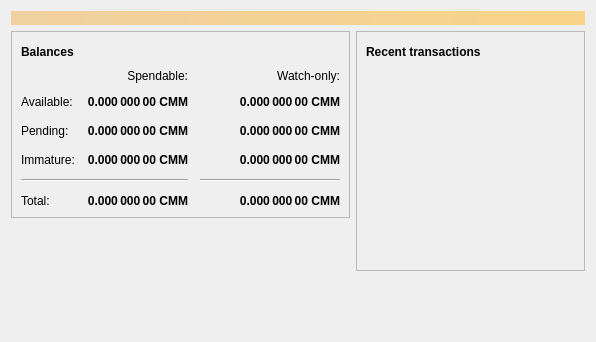
<?xml version="1.0" encoding="UTF-8"?>
<ui version="4.0">
 <class>OverviewPage</class>
 <widget class="QWidget" name="OverviewPage">
  <property name="geometry">
   <rect>
    <x>0</x>
    <y>0</y>
    <width>596</width>
    <height>342</height>
   </rect>
  </property>
  <property name="windowTitle">
   <string>Form</string>
  </property>
  <layout class="QVBoxLayout" name="topLayout">
   <item>
    <widget class="QLabel" name="labelAlerts">
     <property name="visible">
      <bool>false</bool>
     </property>
     <property name="styleSheet">
      <string notr="true">QLabel { background-color: qlineargradient(x1: 0, y1: 0, x2: 1, y2: 0, stop:0 #F0D0A0, stop:1 #F8D488); color:#000000; }</string>
     </property>
     <property name="wordWrap">
      <bool>true</bool>
     </property>
     <property name="margin">
      <number>3</number>
     </property>
     <property name="textInteractionFlags">
      <set>Qt::TextSelectableByMouse</set>
     </property>
    </widget>
   </item>
   <item>
    <layout class="QHBoxLayout" name="horizontalLayout" stretch="1,1">
     <item>
      <layout class="QVBoxLayout" name="verticalLayout_2">
       <item>
        <widget class="QFrame" name="frame">
         <property name="frameShape">
          <enum>QFrame::StyledPanel</enum>
         </property>
         <property name="frameShadow">
          <enum>QFrame::Raised</enum>
         </property>
         <layout class="QVBoxLayout" name="verticalLayout_4">
          <item>
           <layout class="QHBoxLayout" name="horizontalLayout_4">
            <item>
             <widget class="QLabel" name="label_5">
              <property name="font">
               <font>
                <weight>75</weight>
                <bold>true</bold>
               </font>
              </property>
              <property name="text">
               <string>Balances</string>
              </property>
             </widget>
            </item>
            <item>
             <widget class="QPushButton" name="labelWalletStatus">
              <property name="enabled">
               <bool>true</bool>
              </property>
              <property name="maximumSize">
               <size>
                <width>30</width>
                <height>16777215</height>
               </size>
              </property>
              <property name="toolTip">
               <string>The displayed information may be out of date. Your wallet automatically synchronizes with the Commercium network after a connection is established, but this process has not completed yet.</string>
              </property>
              <property name="text">
               <string/>
              </property>
              <property name="icon">
               <iconset resource="../commercium.qrc">
                <normaloff>:/icons/warning</normaloff>
                <disabledoff>:/icons/warning</disabledoff>:/icons/warning</iconset>
              </property>
              <property name="iconSize">
               <size>
                <width>24</width>
                <height>24</height>
               </size>
              </property>
              <property name="flat">
               <bool>true</bool>
              </property>
             </widget>
            </item>
            <item>
             <spacer name="horizontalSpacer_3">
              <property name="orientation">
               <enum>Qt::Horizontal</enum>
              </property>
              <property name="sizeHint" stdset="0">
               <size>
                <width>40</width>
                <height>20</height>
               </size>
              </property>
             </spacer>
            </item>
           </layout>
          </item>
          <item>
           <layout class="QGridLayout" name="gridLayout">
            <property name="spacing">
             <number>12</number>
            </property>
            <item row="2" column="2">
             <widget class="QLabel" name="labelWatchPending">
              <property name="font">
               <font>
                <weight>75</weight>
                <bold>true</bold>
               </font>
              </property>
              <property name="cursor">
               <cursorShape>IBeamCursor</cursorShape>
              </property>
              <property name="toolTip">
               <string>Unconfirmed transactions to watch-only addresses</string>
              </property>
              <property name="text">
               <string notr="true">0.000 000 00 CMM</string>
              </property>
              <property name="alignment">
               <set>Qt::AlignRight|Qt::AlignTrailing|Qt::AlignVCenter</set>
              </property>
              <property name="textInteractionFlags">
               <set>Qt::LinksAccessibleByMouse|Qt::TextSelectableByKeyboard|Qt::TextSelectableByMouse</set>
              </property>
             </widget>
            </item>
            <item row="2" column="1">
             <widget class="QLabel" name="labelUnconfirmed">
              <property name="font">
               <font>
                <weight>75</weight>
                <bold>true</bold>
               </font>
              </property>
              <property name="cursor">
               <cursorShape>IBeamCursor</cursorShape>
              </property>
              <property name="toolTip">
               <string>Total of transactions that have yet to be confirmed, and do not yet count toward the spendable balance</string>
              </property>
              <property name="text">
               <string notr="true">0.000 000 00 CMM</string>
              </property>
              <property name="alignment">
               <set>Qt::AlignRight|Qt::AlignTrailing|Qt::AlignVCenter</set>
              </property>
              <property name="textInteractionFlags">
               <set>Qt::LinksAccessibleByMouse|Qt::TextSelectableByKeyboard|Qt::TextSelectableByMouse</set>
              </property>
             </widget>
            </item>
            <item row="3" column="2">
             <widget class="QLabel" name="labelWatchImmature">
              <property name="font">
               <font>
                <weight>75</weight>
                <bold>true</bold>
               </font>
              </property>
              <property name="cursor">
               <cursorShape>IBeamCursor</cursorShape>
              </property>
              <property name="toolTip">
               <string>Mined balance in watch-only addresses that has not yet matured</string>
              </property>
              <property name="text">
               <string notr="true">0.000 000 00 CMM</string>
              </property>
              <property name="alignment">
               <set>Qt::AlignRight|Qt::AlignTrailing|Qt::AlignVCenter</set>
              </property>
              <property name="textInteractionFlags">
               <set>Qt::LinksAccessibleByMouse|Qt::TextSelectableByKeyboard|Qt::TextSelectableByMouse</set>
              </property>
             </widget>
            </item>
            <item row="4" column="0" colspan="2">
             <widget class="Line" name="line">
              <property name="orientation">
               <enum>Qt::Horizontal</enum>
              </property>
             </widget>
            </item>
            <item row="4" column="2">
             <widget class="Line" name="lineWatchBalance">
              <property name="sizePolicy">
               <sizepolicy hsizetype="Preferred" vsizetype="Fixed">
                <horstretch>0</horstretch>
                <verstretch>0</verstretch>
               </sizepolicy>
              </property>
              <property name="minimumSize">
               <size>
                <width>140</width>
                <height>0</height>
               </size>
              </property>
              <property name="orientation">
               <enum>Qt::Horizontal</enum>
              </property>
             </widget>
            </item>
            <item row="5" column="0">
             <widget class="QLabel" name="labelTotalText">
              <property name="text">
               <string>Total:</string>
              </property>
             </widget>
            </item>
            <item row="3" column="1">
             <widget class="QLabel" name="labelImmature">
              <property name="font">
               <font>
                <weight>75</weight>
                <bold>true</bold>
               </font>
              </property>
              <property name="cursor">
               <cursorShape>IBeamCursor</cursorShape>
              </property>
              <property name="toolTip">
               <string>Mined balance that has not yet matured</string>
              </property>
              <property name="text">
               <string notr="true">0.000 000 00 CMM</string>
              </property>
              <property name="alignment">
               <set>Qt::AlignRight|Qt::AlignTrailing|Qt::AlignVCenter</set>
              </property>
              <property name="textInteractionFlags">
               <set>Qt::LinksAccessibleByMouse|Qt::TextSelectableByKeyboard|Qt::TextSelectableByMouse</set>
              </property>
             </widget>
            </item>
            <item row="2" column="3">
             <spacer name="horizontalSpacer_2">
              <property name="orientation">
               <enum>Qt::Horizontal</enum>
              </property>
              <property name="sizeHint" stdset="0">
               <size>
                <width>40</width>
                <height>20</height>
               </size>
              </property>
             </spacer>
            </item>
            <item row="3" column="0">
             <widget class="QLabel" name="labelImmatureText">
              <property name="text">
               <string>Immature:</string>
              </property>
             </widget>
            </item>
            <item row="5" column="1">
             <widget class="QLabel" name="labelTotal">
              <property name="font">
               <font>
                <weight>75</weight>
                <bold>true</bold>
               </font>
              </property>
              <property name="cursor">
               <cursorShape>IBeamCursor</cursorShape>
              </property>
              <property name="toolTip">
               <string>Your current total balance</string>
              </property>
              <property name="text">
               <string notr="true">0.000 000 00 CMM</string>
              </property>
              <property name="alignment">
               <set>Qt::AlignRight|Qt::AlignTrailing|Qt::AlignVCenter</set>
              </property>
              <property name="textInteractionFlags">
               <set>Qt::LinksAccessibleByMouse|Qt::TextSelectableByKeyboard|Qt::TextSelectableByMouse</set>
              </property>
             </widget>
            </item>
            <item row="5" column="2">
             <widget class="QLabel" name="labelWatchTotal">
              <property name="font">
               <font>
                <weight>75</weight>
                <bold>true</bold>
               </font>
              </property>
              <property name="cursor">
               <cursorShape>IBeamCursor</cursorShape>
              </property>
              <property name="toolTip">
               <string>Current total balance in watch-only addresses</string>
              </property>
              <property name="text">
               <string notr="true">0.000 000 00 CMM</string>
              </property>
              <property name="alignment">
               <set>Qt::AlignRight|Qt::AlignTrailing|Qt::AlignVCenter</set>
              </property>
              <property name="textInteractionFlags">
               <set>Qt::LinksAccessibleByMouse|Qt::TextSelectableByKeyboard|Qt::TextSelectableByMouse</set>
              </property>
             </widget>
            </item>
            <item row="0" column="2">
             <widget class="QLabel" name="labelWatchonly">
              <property name="text">
               <string>Watch-only:</string>
              </property>
              <property name="alignment">
               <set>Qt::AlignRight|Qt::AlignTrailing|Qt::AlignVCenter</set>
              </property>
             </widget>
            </item>
            <item row="1" column="0">
             <widget class="QLabel" name="labelBalanceText">
              <property name="text">
               <string>Available:</string>
              </property>
             </widget>
            </item>
            <item row="1" column="1">
             <widget class="QLabel" name="labelBalance">
              <property name="font">
               <font>
                <weight>75</weight>
                <bold>true</bold>
               </font>
              </property>
              <property name="cursor">
               <cursorShape>IBeamCursor</cursorShape>
              </property>
              <property name="toolTip">
               <string>Your current spendable balance</string>
              </property>
              <property name="text">
               <string notr="true">0.000 000 00 CMM</string>
              </property>
              <property name="alignment">
               <set>Qt::AlignRight|Qt::AlignTrailing|Qt::AlignVCenter</set>
              </property>
              <property name="textInteractionFlags">
               <set>Qt::LinksAccessibleByMouse|Qt::TextSelectableByKeyboard|Qt::TextSelectableByMouse</set>
              </property>
             </widget>
            </item>
            <item row="1" column="2">
             <widget class="QLabel" name="labelWatchAvailable">
              <property name="font">
               <font>
                <weight>75</weight>
                <bold>true</bold>
               </font>
              </property>
              <property name="cursor">
               <cursorShape>IBeamCursor</cursorShape>
              </property>
              <property name="toolTip">
               <string>Your current balance in watch-only addresses</string>
              </property>
              <property name="text">
               <string notr="true">0.000 000 00 CMM</string>
              </property>
              <property name="alignment">
               <set>Qt::AlignRight|Qt::AlignTrailing|Qt::AlignVCenter</set>
              </property>
              <property name="textInteractionFlags">
               <set>Qt::LinksAccessibleByMouse|Qt::TextSelectableByKeyboard|Qt::TextSelectableByMouse</set>
              </property>
             </widget>
            </item>
            <item row="2" column="0">
             <widget class="QLabel" name="labelPendingText">
              <property name="text">
               <string>Pending:</string>
              </property>
             </widget>
            </item>
            <item row="0" column="1">
             <widget class="QLabel" name="labelSpendable">
              <property name="text">
               <string>Spendable:</string>
              </property>
              <property name="alignment">
               <set>Qt::AlignRight|Qt::AlignTrailing|Qt::AlignVCenter</set>
              </property>
             </widget>
            </item>
           </layout>
          </item>
         </layout>
        </widget>
       </item>
       <item>
        <spacer name="verticalSpacer">
         <property name="orientation">
          <enum>Qt::Vertical</enum>
         </property>
         <property name="sizeHint" stdset="0">
          <size>
           <width>20</width>
           <height>40</height>
          </size>
         </property>
        </spacer>
       </item>
      </layout>
     </item>
     <item>
      <layout class="QVBoxLayout" name="verticalLayout_3">
       <item>
        <widget class="QFrame" name="frame_2">
         <property name="frameShape">
          <enum>QFrame::StyledPanel</enum>
         </property>
         <property name="frameShadow">
          <enum>QFrame::Raised</enum>
         </property>
         <layout class="QVBoxLayout" name="verticalLayout">
          <item>
           <layout class="QHBoxLayout" name="horizontalLayout_2">
            <item>
             <widget class="QLabel" name="label_4">
              <property name="font">
               <font>
                <weight>75</weight>
                <bold>true</bold>
               </font>
              </property>
              <property name="text">
               <string>Recent transactions</string>
              </property>
             </widget>
            </item>
            <item>
             <widget class="QPushButton" name="labelTransactionsStatus">
              <property name="enabled">
               <bool>true</bool>
              </property>
              <property name="maximumSize">
               <size>
                <width>30</width>
                <height>16777215</height>
               </size>
              </property>
              <property name="toolTip">
               <string>The displayed information may be out of date. Your wallet automatically synchronizes with the Commercium network after a connection is established, but this process has not completed yet.</string>
              </property>
              <property name="text">
               <string/>
              </property>
              <property name="icon">
               <iconset resource="../commercium.qrc">
                <normaloff>:/icons/warning</normaloff>
                <disabledoff>:/icons/warning</disabledoff>:/icons/warning</iconset>
              </property>
              <property name="iconSize">
               <size>
                <width>24</width>
                <height>24</height>
               </size>
              </property>
              <property name="flat">
               <bool>true</bool>
              </property>
             </widget>
            </item>
            <item>
             <spacer name="horizontalSpacer">
              <property name="orientation">
               <enum>Qt::Horizontal</enum>
              </property>
              <property name="sizeHint" stdset="0">
               <size>
                <width>40</width>
                <height>20</height>
               </size>
              </property>
             </spacer>
            </item>
           </layout>
          </item>
          <item>
           <widget class="QListView" name="listTransactions">
            <property name="styleSheet">
             <string notr="true">QListView { background: transparent; }</string>
            </property>
            <property name="frameShape">
             <enum>QFrame::NoFrame</enum>
            </property>
            <property name="verticalScrollBarPolicy">
             <enum>Qt::ScrollBarAlwaysOff</enum>
            </property>
            <property name="horizontalScrollBarPolicy">
             <enum>Qt::ScrollBarAlwaysOff</enum>
            </property>
            <property name="selectionMode">
             <enum>QAbstractItemView::NoSelection</enum>
            </property>
           </widget>
          </item>
         </layout>
        </widget>
       </item>
       <item>
        <spacer name="verticalSpacer_2">
         <property name="orientation">
          <enum>Qt::Vertical</enum>
         </property>
         <property name="sizeHint" stdset="0">
          <size>
           <width>20</width>
           <height>40</height>
          </size>
         </property>
        </spacer>
       </item>
      </layout>
     </item>
    </layout>
   </item>
  </layout>
 </widget>
 <resources/>
 <connections/>
</ui>
